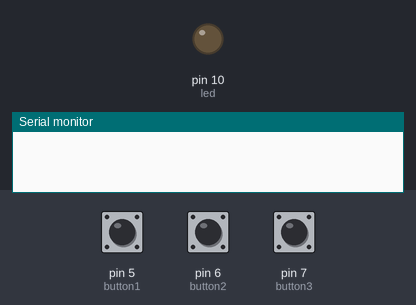
The sketch below on a simulated Arduino Uno, built with avr-gcc and run on an emulated ATmega328P. Shown: output pins drawn as LEDs (lit = HIGH), the last lines printed to the serial monitor. Inputs (shaded band) come from the test bench; at power-on: pin 5 (button1) HIGH, pin 6 (button2) HIGH, pin 7 (button3) HIGH.

Above: at 1.2 s.
1.3 s: pin 5 (button1) pulled LOW for 0.15 s
At 3.2 s:
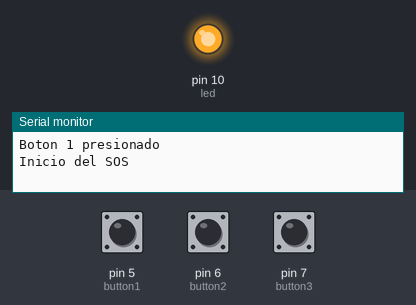
Timing chart, 0 to 8.3 s (numbered marks = the images above; inputs shaded):
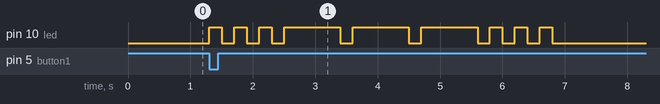

The sketch:

Secuencias_Selectivas.ino
```cpp
int button1 = 5;
int button2 = 6;
int button3 = 7;
int led = 10;

int shortDelay = 200;
int longDelay = 900;


void setup() {
  pinMode(button1, INPUT_PULLUP);
  pinMode(button2, INPUT_PULLUP);
  pinMode(button3, INPUT_PULLUP);
  pinMode(led, OUTPUT);
  Serial.begin(9600);
}

void loop() {
  //read button input
  int buttonState1 = digitalRead(button1);
  int buttonState2 = digitalRead(button2);
  int buttonState3 = digitalRead(button3);

  //check the state of the button 1 - SOS
  if (buttonState1 == LOW) {
    Serial.println("Boton 1 presionado");
    Serial.println("Inicio del SOS");
    // Morse for letter S
    for (int i = 0; i < 3; i++) {
      digitalWrite(led, HIGH);
      delay(shortDelay);
      digitalWrite(led, LOW);
      delay(shortDelay);
    }

    // Morse for letter O
    for (int i = 0; i < 3; i++) {
      digitalWrite(led, HIGH);
      delay(longDelay);
      digitalWrite(led, LOW);
      delay(shortDelay);
    }

    // Morse fir letter S
    for (int i = 0; i < 3; i++) {
      digitalWrite(led, HIGH);
      delay(shortDelay);
      digitalWrite(led, LOW);
      delay(shortDelay);
    }
    Serial.println("Final del SOS");
    delay(2000);

  }
  //check the state of the button 2 - blink
  else if (buttonState2 == LOW) {
    Serial.println("Boton 2 presionado");
    Serial.println("Inicio del Blink");
    for (int i = 0; i < 7; i++) {
      digitalWrite(led, HIGH);
      delay(shortDelay);
      digitalWrite(led, LOW);
      delay(shortDelay);
    }
    Serial.println("Final del blink");
    delay(2000);

  }
    //check the state of the button 3 - fade
    else if (buttonState3 == LOW) {
    Serial.println("Boton 3 presionado");
    Serial.println("Inicio del Fade");
    for (int j = 0; j <= 7; j++) {
      //Fade in
      for (int i = 0; i <= 255; i++) {
        analogWrite(led, i);
        delay(10);
      }

      //Fade out
      for (int i = 255; i >= 0; i--) {
        analogWrite(led, i);
        delay(10);
      }
    }
    Serial.println("Final del fade");
    delay(2000);
  }
}
```

Measured:
- after the input at 1.3 s, pin 10 (led): LOW → HIGH at once, → LOW 0.20 s later, → HIGH 0.20 s later, → LOW 0.20 s later, … (18 changes in this stretch)
